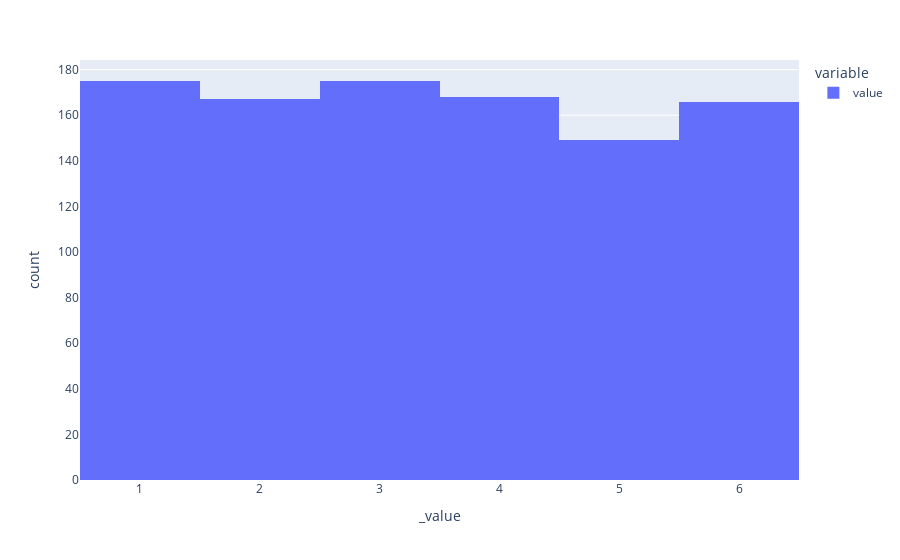

Notebook cell for this chart:
### Markdown cell above
#### 5.- Read the `roll_the_dice_thousand.csv` from the `data` folder. Plot the frequency distribution as you did before. Has anything changed? Why do you think it changed?

### Code cell
# your code here
df_roll_the_dice_hundred = pd.read_csv('roll_the_dice_thousand.csv')
px.histogram(df_roll_the_dice_hundred.value)

### Figure 1 — Plotly figure (JSON) as saved in the notebook; plotly's stock layout.template omitted (floating-point values rounded to 4 significant figures; data arrays with more than 128 entries replaced by an {"elided": "..."} marker saying what was removed)
{"data": [{"alignmentgroup": "True", "bingroup": "x", "hovertemplate": "variable=value<br>_value=%{x}<br>count=%{y}<extra></extra>", "legendgroup": "value", "marker": {"color": "#636efa", "pattern": {"shape": ""}}, "name": "value", "offsetgroup": "value", "orientation": "v", "showlegend": true, "type": "histogram", "x": {"elided": "1000 int values"}, "xaxis": "x", "yaxis": "y"}], "layout": {"barmode": "relative", "legend": {"title": {"text": "variable"}, "tracegroupgap": 0}, "margin": {"t": 60}, "xaxis": {"anchor": "y", "domain": [0, 1], "title": {"text": "_value"}}, "yaxis": {"anchor": "x", "domain": [0, 1], "title": {"text": "count"}}}}
